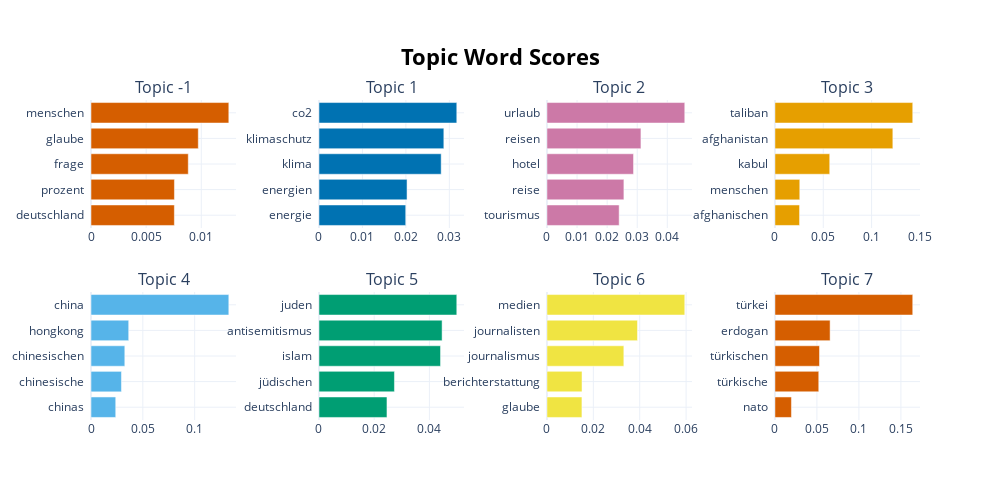

Notebook code cell kept with this figure:
### Code cell
topic_model.visualize_barchart()

### Figure 1 — Plotly figure (JSON) as saved in the notebook; plotly's stock layout.template omitted (floating-point values rounded to 4 significant figures)
{"data": [{"marker": {"color": "#D55E00"}, "orientation": "h", "type": "bar", "x": [0.007558, 0.007565, 0.00882, 0.009728, 0.0125], "xaxis": "x", "y": ["deutschland  ", "prozent  ", "frage  ", "glaube  ", "menschen  "], "yaxis": "y"}, {"marker": {"color": "#0072B2"}, "orientation": "h", "type": "bar", "x": [0.01996, 0.02027, 0.02812, 0.02873, 0.03172], "xaxis": "x2", "y": ["energie  ", "energien  ", "klima  ", "klimaschutz  ", "co2  "], "yaxis": "y2"}, {"marker": {"color": "#CC79A7"}, "orientation": "h", "type": "bar", "x": [0.024, 0.02557, 0.02877, 0.03123, 0.0458], "xaxis": "x3", "y": ["tourismus  ", "reise  ", "hotel  ", "reisen  ", "urlaub  "], "yaxis": "y3"}, {"marker": {"color": "#E69F00"}, "orientation": "h", "type": "bar", "x": [0.02547, 0.0257, 0.05668, 0.122, 0.1425], "xaxis": "x4", "y": ["afghanischen  ", "menschen  ", "kabul  ", "afghanistan  ", "taliban  "], "yaxis": "y4"}, {"marker": {"color": "#56B4E9"}, "orientation": "h", "type": "bar", "x": [0.02385, 0.02936, 0.03261, 0.03636, 0.1329], "xaxis": "x5", "y": ["chinas  ", "chinesische  ", "chinesischen  ", "hongkong  ", "china  "], "yaxis": "y5"}, {"marker": {"color": "#009E73"}, "orientation": "h", "type": "bar", "x": [0.02463, 0.02734, 0.04404, 0.04461, 0.04993], "xaxis": "x6", "y": ["deutschland  ", "jüdischen  ", "islam  ", "antisemitismus  ", "juden  "], "yaxis": "y6"}, {"marker": {"color": "#F0E442"}, "orientation": "h", "type": "bar", "x": [0.01508, 0.01512, 0.03315, 0.03903, 0.05942], "xaxis": "x7", "y": ["glaube  ", "berichterstattung  ", "journalismus  ", "journalisten  ", "medien  "], "yaxis": "y7"}, {"marker": {"color": "#D55E00"}, "orientation": "h", "type": "bar", "x": [0.01967, 0.05219, 0.05306, 0.06569, 0.1641], "xaxis": "x8", "y": ["nato  ", "türkische  ", "türkischen  ", "erdogan  ", "türkei  "], "yaxis": "y8"}], "layout": {"annotations": [{"font": {"size": 16}, "showarrow": false, "text": "Topic -1", "x": 0.0875, "xanchor": "center", "xref": "paper", "y": 1, "yanchor": "bottom", "yref": "paper"}, {"font": {"size": 16}, "showarrow": false, "text": "Topic 1", "x": 0.3625, "xanchor": "center", "xref": "paper", "y": 1, "yanchor": "bottom", "yref": "paper"}, {"font": {"size": 16}, "showarrow": false, "text": "Topic 2", "x": 0.6375, "xanchor": "center", "xref": "paper", "y": 1, "yanchor": "bottom", "yref": "paper"}, {"font": {"size": 16}, "showarrow": false, "text": "Topic 3", "x": 0.9125, "xanchor": "center", "xref": "paper", "y": 1, "yanchor": "bottom", "yref": "paper"}, {"font": {"size": 16}, "showarrow": false, "text": "Topic 4", "x": 0.0875, "xanchor": "center", "xref": "paper", "y": 0.4, "yanchor": "bottom", "yref": "paper"}, {"font": {"size": 16}, "showarrow": false, "text": "Topic 5", "x": 0.3625, "xanchor": "center", "xref": "paper", "y": 0.4, "yanchor": "bottom", "yref": "paper"}, {"font": {"size": 16}, "showarrow": false, "text": "Topic 6", "x": 0.6375, "xanchor": "center", "xref": "paper", "y": 0.4, "yanchor": "bottom", "yref": "paper"}, {"font": {"size": 16}, "showarrow": false, "text": "Topic 7", "x": 0.9125, "xanchor": "center", "xref": "paper", "y": 0.4, "yanchor": "bottom", "yref": "paper"}], "height": 500, "hoverlabel": {"bgcolor": "white", "font": {"family": "Rockwell", "size": 16}}, "showlegend": false, "title": {"font": {"color": "Black", "size": 22}, "text": "<b>Topic Word Scores", "x": 0.5, "xanchor": "center", "yanchor": "top"}, "width": 1000, "xaxis": {"anchor": "y", "domain": [0, 0.175], "showgrid": true}, "xaxis2": {"anchor": "y2", "domain": [0.275, 0.45], "showgrid": true}, "xaxis3": {"anchor": "y3", "domain": [0.55, 0.725], "showgrid": true}, "xaxis4": {"anchor": "y4", "domain": [0.825, 1], "showgrid": true}, "xaxis5": {"anchor": "y5", "domain": [0, 0.175], "showgrid": true}, "xaxis6": {"anchor": "y6", "domain": [0.275, 0.45], "showgrid": true}, "xaxis7": {"anchor": "y7", "domain": [0.55, 0.725], "showgrid": true}, "xaxis8": {"anchor": "y8", "domain": [0.825, 1], "showgrid": true}, "yaxis": {"anchor": "x", "domain": [0.6, 1], "showgrid": true}, "yaxis2": {"anchor": "x2", "domain": [0.6, 1], "showgrid": true}, "yaxis3": {"anchor": "x3", "domain": [0.6, 1], "showgrid": true}, "yaxis4": {"anchor": "x4", "domain": [0.6, 1], "showgrid": true}, "yaxis5": {"anchor": "x5", "domain": [0, 0.4], "showgrid": true}, "yaxis6": {"anchor": "x6", "domain": [0, 0.4], "showgrid": true}, "yaxis7": {"anchor": "x7", "domain": [0, 0.4], "showgrid": true}, "yaxis8": {"anchor": "x8", "domain": [0, 0.4], "showgrid": true}}}
